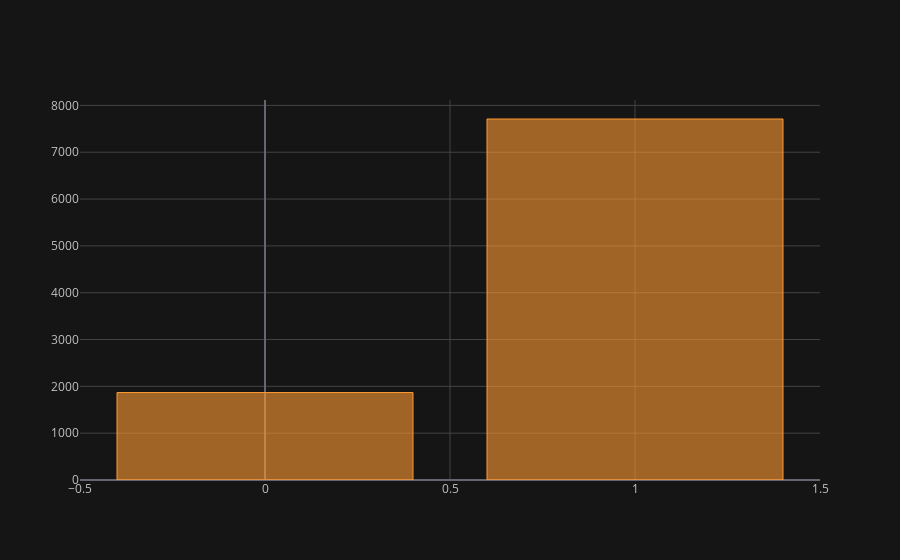

Notebook cell for this chart:
### Code cell
loan_data['credit_policy'].value_counts().iplot(kind='bar')

### Figure 1 — Plotly figure (JSON) as saved in the notebook; plotly's stock layout.template omitted (floating-point values rounded to 4 significant figures)
{"data": [{"marker": {"color": "rgba(255, 153, 51, 0.6)", "line": {"color": "rgba(255, 153, 51, 1.0)", "width": 1}}, "name": "credit_policy", "orientation": "v", "text": "", "type": "bar", "x": [1, 0], "y": [7710, 1868]}], "layout": {"legend": {"bgcolor": "#151516", "font": {"color": "#D9D9D9"}}, "paper_bgcolor": "#151516", "plot_bgcolor": "#151516", "title": {"font": {"color": "#D9D9D9"}}, "xaxis": {"gridcolor": "#434343", "showgrid": true, "tickfont": {"color": "#C2C2C2"}, "title": {"font": {"color": "#D9D9D9"}, "text": ""}, "zerolinecolor": "#666570"}, "yaxis": {"gridcolor": "#434343", "showgrid": true, "tickfont": {"color": "#C2C2C2"}, "title": {"font": {"color": "#D9D9D9"}, "text": ""}, "zerolinecolor": "#666570"}}}
